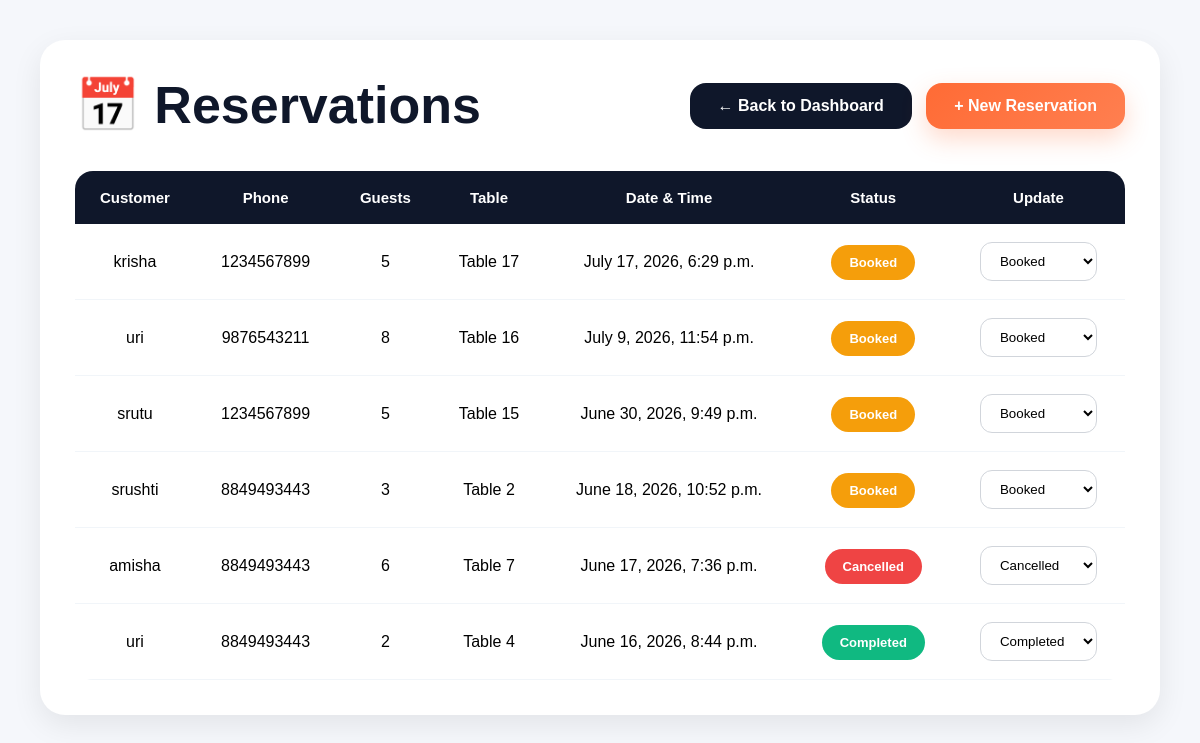
/reservations/, run on the app's committed database.
### reservations/models.py (models this page shows, shortened)
class Reservation(models.Model):
    STATUS_CHOICES = [
        ("Booked", "Booked"),
        ("Seated", "Seated"),
        ("Completed", "Completed"),
        ("Cancelled", "Cancelled"),
    ]
    customer_name = models.CharField(
        max_length=100
    )
    phone = models.CharField(
        max_length=15
    )
    guests = models.PositiveIntegerField()
    table_number = models.PositiveIntegerField()
    reservation_time = models.DateTimeField()
    status = models.CharField(
        max_length=20,
        choices=STATUS_CHOICES,
        default="Booked"
    )
    created_at = models.DateTimeField(
        auto_now_add=True
    )
    class Meta:
        ordering = ["-reservation_time"]

### reservations/views.py (the view)
def reservation_list(request):
    reservations = Reservation.objects.all().order_by(
        "-reservation_time"
    )
    return render(
        request,
        "reservations/reservation_list.html",
        {
            "reservations": reservations
        }
    )

### templates/reservations/reservation_list.html (shortened to what this page needs)
<!DOCTYPE html>
<html>
<head>
</head>
<body>
<div class="container">
<div class="card">
    <div class="header">
        <h1>📅 Reservations</h1>
        <div>
            <a href="/dashboard/" class="btn dashboard-btn">
                   ← Back to Dashboard
            </a>
            <a href="{% url 'create_reservation' %}" class="btn book-btn">
                + New Reservation
            </a>
        </div>
    </div>
    {% if reservations %}
    <table>
        <tr>
            <th>Customer</th>
            <th>Phone</th>
            <th>Guests</th>
            <th>Table</th>
            <th>Date & Time</th>
            <th>Status</th>
            <th>Update</th>
        </tr>
        {% for reservation in reservations %}
        <tr>
            <td>{{ reservation.customer_name }}</td>
            <td>{{ reservation.phone }}</td>
            <td>{{ reservation.guests }}</td>
            <td>Table {{ reservation.table_number }}</td>
            <td>{{ reservation.reservation_time }}</td>
            <td>
                {% if reservation.status == "Booked" %}
                    <span class="status booked">
                        Booked
                    </span>
                {% elif reservation.status == "Seated" %}
                    <span class="status seated">
                        Seated
                    </span>
                {% elif reservation.status == "Completed" %}
                    <span class="status completed">
                        Completed
                    </span>
                {% else %}
                    <span class="status cancelled">
                        Cancelled
                    </span>
                {% endif %}
            </td>
            <td>
                <form
                    method="POST"
                    action="{% url 'update_reservation_status' reservation.id %}"
                >
                    <select
                        name="status"
                        onchange="this.form.submit()"
                    >
                        <option value="Booked"
                        {% if reservation.status == 'Booked' %}selected{% endif %}>
                            Booked
                        </option>
                        <option value="Completed"
                        {% if reservation.status == 'Completed' %}selected{% endif %}>
                            Completed
                        </option>
                        <option value="Cancelled"
                        {% if reservation.status == 'Cancelled' %}selected{% endif %}>
                            Cancelled
                        </option>
                    </select>
                </form>
            </td>
        </tr>
        {% endfor %}
    </table>
    {% endif %}
</div>
</div>
</body>
</html>

### templates/reservations/reservation_list.html (style rules this page uses)
* { margin:0; padding:0; box-sizing:border-box; font-family:Poppins,sans-serif; }
body { background:#f5f7fb; padding:40px; }
.container { max-width:1300px; margin:auto; }
.card { background:white; border-radius:25px; padding:35px; box-shadow:0 10px 30px rgba(0,0,0,.08); }
.header { display:flex; justify-content:space-between; align-items:center; margin-bottom:35px; }
h1 { color:#0f172a; font-size:52px; font-weight:700; }
.btn { text-decoration:none; color:white; font-weight:600; transition:.3s; }
.dashboard-btn { background:#0f172a; padding:14px 28px; border-radius:16px; margin-right:10px; display:inline-block; }
.book-btn { background:linear-gradient( 135deg, #ff6b35, #ff7f50 ); padding:14px 28px; border-radius:16px; display:inline-block; box-shadow:0 10px 25px rgba( 255, 107, 53, .25 ); }
table { width:100%; border-collapse:collapse; overflow:hidden; border-radius:18px; }
th { background:#0f172a; color:white; padding:18px; text-align:center; font-size:15px; font-weight:600; }
td { padding:18px; text-align:center; border-bottom:1px solid #f1f5f9; }
.status { padding:10px 18px; border-radius:30px; color:white; font-size:13px; font-weight:600; }
.booked { background:#f59e0b; }
.completed { background:#10b981; }
.cancelled { background:#ef4444; }
select { padding:10px 15px; border-radius:12px; border:1px solid #d1d5db; background:white; cursor:pointer; font-weight:500; transition:.3s; }

### data on the page
Reservation: customer_name "krisha", phone "1234567899", guests "5", table_number "17", reservation_time "July 17, 2026, 6:29 p.m.", shows "Booked", status "Booked"
Reservation: customer_name "uri", phone "9876543211", guests "8", table_number "16", reservation_time "July 9, 2026, 11:54 p.m.", shows "Booked", status "Booked"
Reservation: customer_name "srutu", phone "1234567899", guests "5", table_number "15", reservation_time "June 30, 2026, 9:49 p.m.", shows "Booked", status "Booked"
Reservation: customer_name "srushti", phone "8849493443", guests "3", table_number "2", reservation_time "June 18, 2026, 10:52 p.m.", shows "Booked", status "Booked"
Reservation: customer_name "amisha", phone "8849493443", guests "6", table_number "7", reservation_time "June 17, 2026, 7:36 p.m.", shows "Cancelled", status "Cancelled"
Reservation: customer_name "uri", phone "8849493443", guests "2", table_number "4", reservation_time "June 16, 2026, 8:44 p.m.", shows "Completed", status "Completed"
